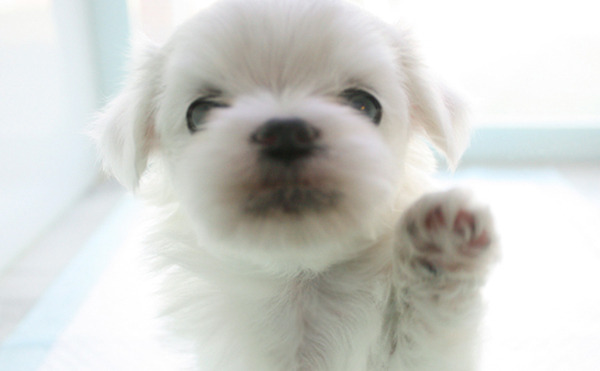
#> input picture open_02/dog.jpg, 600 x 371 px
$ python '3_이미지_잘라서_복사.py'
#> lines starting #> are read from the running program, lines starting #| are printed output that depends on the picture
# -- 영상의 복사 --
# img2 = img1  : 객체가 기억하고 있는 주소를 복사한 것임. (똑같은 주소를 소유함.)
# img2 = img1.copy()
import cv2

img1 = cv2.imread('dog.jpg')
#> img1 is the input picture: shape (371, 600, 3); mean B, G, R 204.5, 208.5, 207.5
# http://maschek.hu/imagemap/imgmap/  <-- 부분영상을 추출하기위한 사이트
# 1. 파일선택 - 클릭 -> '강아지.jpg'파일 - 열기
# 2. upload버튼 - 클릭
# 3. accept 버튼 - 클릭
# 4. 강아지 앞면 얼굴을 드래그 -좌표값을 복사함.
# 5. 161,53,395,230
# 6.  x   y  w   h
img2 = img1[53: 300, 161: 500]          # 부분영상을 자른것임.
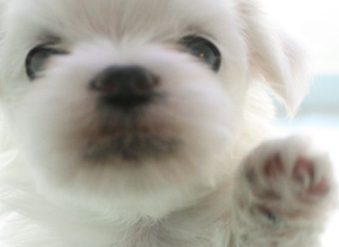
#> img2: shape (247, 339, 3); mean B, G, R 162.9, 171.7, 174.5
img3 = img1[53: 300, 161: 500].copy()

img2.fill(0)
#> img2: shape (247, 339, 3); every value is 0

cv2.imshow('name:img1', img1)
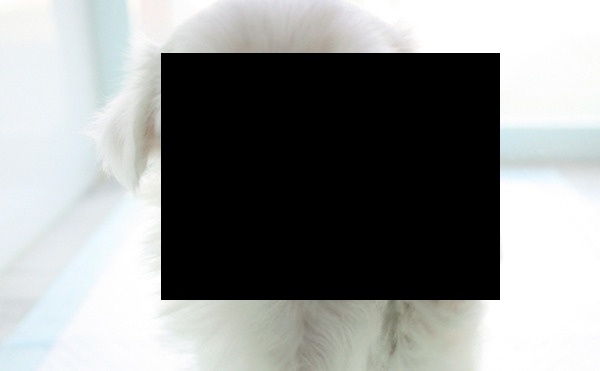
#> window 'name:img1': shape (371, 600, 3); mean B, G, R 143.2, 144, 141.9
cv2.imshow('name:img2', img2)
cv2.imshow('name:img3', img3)
cv2.waitKey()
cv2.destroyAllWindows()

$ run again, with open_02/airplane.bmp saved as open_02/dog.jpg
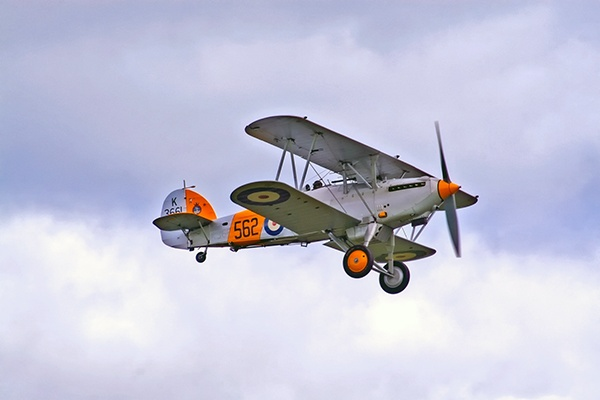
#> input picture open_02/airplane.bmp, 600 x 400 px
#> img1 is the input picture: shape (400, 600, 3); mean B, G, R 217.1, 197.6, 196.9
#> `img2 = img1[53: 300, 161: 500]`:
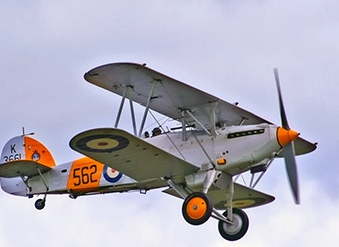
#> img2: shape (247, 339, 3); mean B, G, R 189, 175, 177.3
#> `cv2.imshow('name:img1', img1)`:
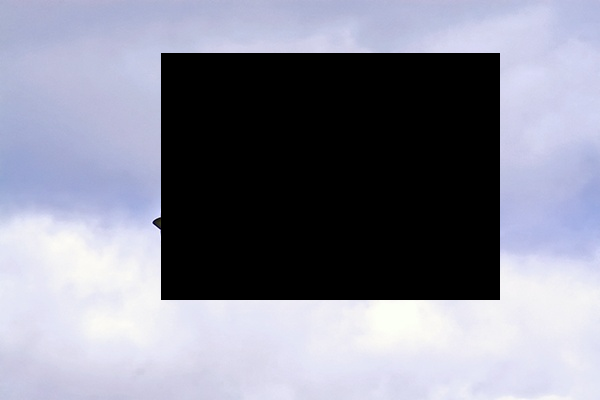
#> window 'name:img1': shape (400, 600, 3); mean B, G, R 151.2, 136.5, 135

$ run again, with open_02/field.bmp saved as open_02/dog.jpg
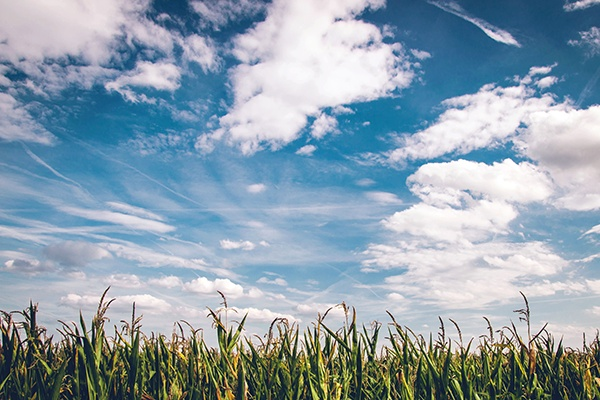
#> input picture open_02/field.bmp, 600 x 400 px
#> img1 is the input picture: shape (400, 600, 3); mean B, G, R 173.3, 160.3, 141.8
#> `img2 = img1[53: 300, 161: 500]`:
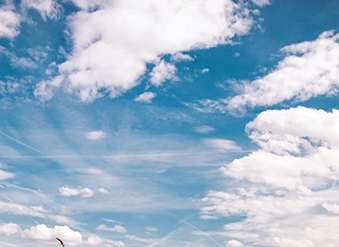
#> img2: shape (247, 339, 3); mean B, G, R 204.4, 182.1, 156.1
#> `cv2.imshow('name:img1', img1)`:
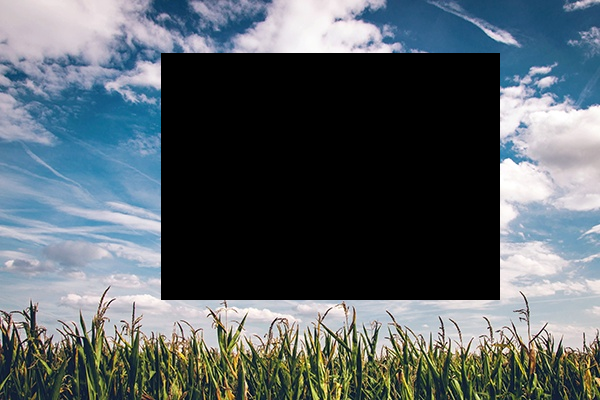
#> window 'name:img1': shape (400, 600, 3); mean B, G, R 102, 96.7, 87.4
